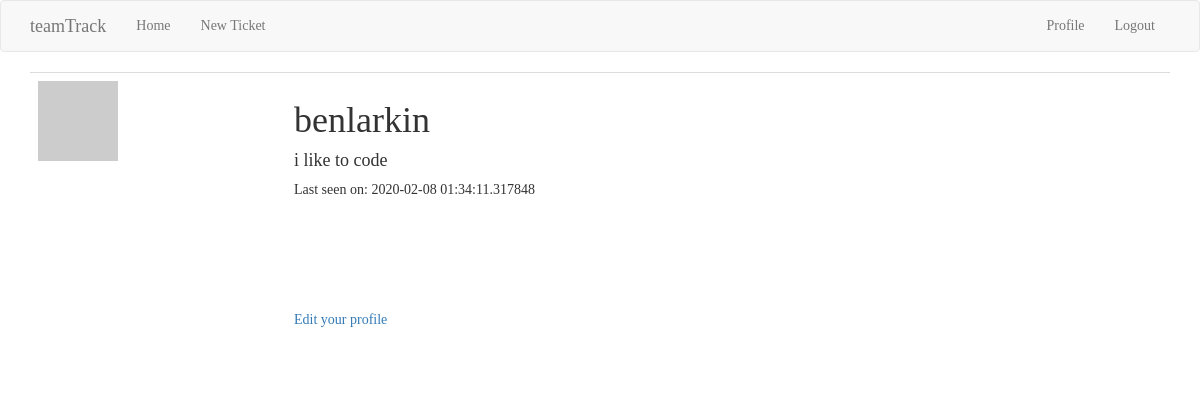
Page /user/benlarkin (signed in) on the earlier database version.
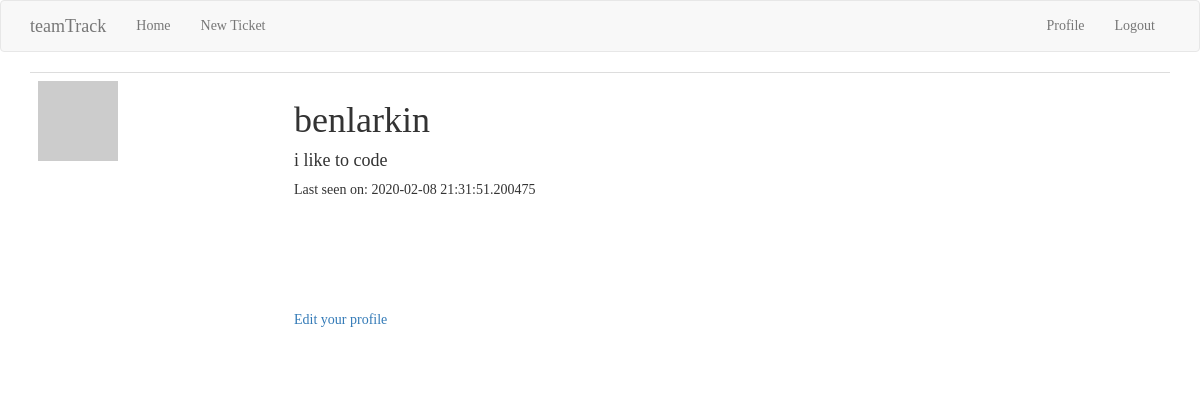
Same page on the later database version.
### app/models.py (models this page shows, shortened)
class User(UserMixin, db.Model):
    id = db.Column(db.Integer, primary_key=True)
    username = db.Column(db.String(64), index=True, unique=True)
    email = db.Column(db.String(120), index=True, unique=True)
    password_hash = db.Column(db.String(128))
    posts = db.relationship('Post', backref='author', lazy='dynamic')
    tickets = db.relationship('Ticket', backref='author', lazy='dynamic')
    about_me = db.Column(db.String(140))
    last_seen = db.Column(db.DateTime, default=datetime.utcnow)
    followed = db.relationship(
        'User', secondary=followers,
        primaryjoin=(followers.c.follower_id == id),
        secondaryjoin=(followers.c.followed_id == id),
        backref=db.backref('followers', lazy='dynamic'), lazy='dynamic')
    def avatar(self, size):
        digest = md5(self.email.lower().encode('utf-8')).hexdigest()
        return 'https://www.gravatar.com/avatar/{}?d=identicon&s={}'.format(
            digest, size)

### app/routes.py (the view)
@app.route('/user/<username>')
@login_required
def user(username):
    user = User.query.filter_by(username=username).first_or_404()
    page = request.args.get('page', 1, type=int)
    posts = user.posts.order_by(Post.timestamp.desc()).paginate(
        page, app.config['POSTS_PER_PAGE'], False)
    next_url = url_for('user', username=user.username, page=posts.next_num) \
        if posts.has_next else None
    prev_url = url_for('user', username=user.username, page=posts.prev_num) \
        if posts.has_prev else None
    return render_template('user.html', user=user, posts=posts.items,
                           next_url=next_url, prev_url=prev_url)

### app/models.py (called while the page is built)
@login.user_loader
def load_user(id):
    return User.query.get(int(id))

### app/routes.py (called while the page is built)
@app.before_request
def before_request():
    if current_user.is_authenticated:
        current_user.last_seen = datetime.utcnow()
        db.session.commit()

### app/templates/user.html (shortened to what this page needs)
{% extends "base.html" %}
{% block app_content %}
    <table class="table">
        <tr>
            <td width="256px"><img src="{{ user.avatar(256) }}"></td>
            <td>
                <h1>{{ user.username }}</h1>
                {% if user.about_me %}<h4>{{ user.about_me }}</h4>{% endif %}
                {% if user.last_seen %}<p>Last seen on: {{ user.last_seen }}</p>{% endif %}
                <br><br><br><br><br>
                <p><a href="{{ url_for('edit_profile') }}">Edit your profile</a></p>
            </td>
        </tr>
    </table>
{% endblock %}

### app/templates/base.html (shortened to what this page needs)
{% extends 'bootstrap/base.html' %}
{% block styles %}
{{super()}}
  <link rel="stylesheet" href="{{url_for('.static', filename='style.css')}}">
{% endblock %}
{% block navbar %}
    <nav class="navbar navbar-default">
        <div class="container">
            <div class="navbar-header">
                <a class="navbar-brand" href="{{ url_for('index') }}">teamTrack</a>
            </div>
            <div class="collapse navbar-collapse" id="bs-example-navbar-collapse-1">
                <ul class="nav navbar-nav">
                    <li><a href="{{ url_for('index') }}">Home</a></li>
                    <li><a href="{{ url_for('ticket') }}">New Ticket</a></li>
                </ul>
                <ul class="nav navbar-nav navbar-right">
                    {% if current_user.is_anonymous %}
                    <li><a href="{{ url_for('login') }}">Login</a></li>
                    {% else %}
                    <li><a href="{{ url_for('user', username=current_user.username) }}">Profile</a></li>
                    <li><a href="{{ url_for('logout') }}">Logout</a></li>
                    {% endif %}
                </ul>
            </div>
        </div>
    </nav>
{% endblock %}
{% block content %}
    <div class="container">
        {% block app_content %}{% endblock %}
    </div>
{% endblock %}

### app/static/style.css (style rules this page uses)
body { background: url('https://images.unsplash.com/photo-1479981280584-037818c1297d?ixlib=rb-1.2.1&ixid=eyJhcHBfaWQiOjEyMDd9&auto=format&fit=crop&w=1650&q=80') no-repeat center center fixed; -webkit-background-size: cover; -moz-background-size: cover; background-size: cover; -o-background-size: cover; font-family: "Lucida Console"; }

Differences in the rows shown:
changed User "benlarkin": last_seen "2020-02-08 01:34:11.317848" → "2020-02-08 21:31:51.200475"
